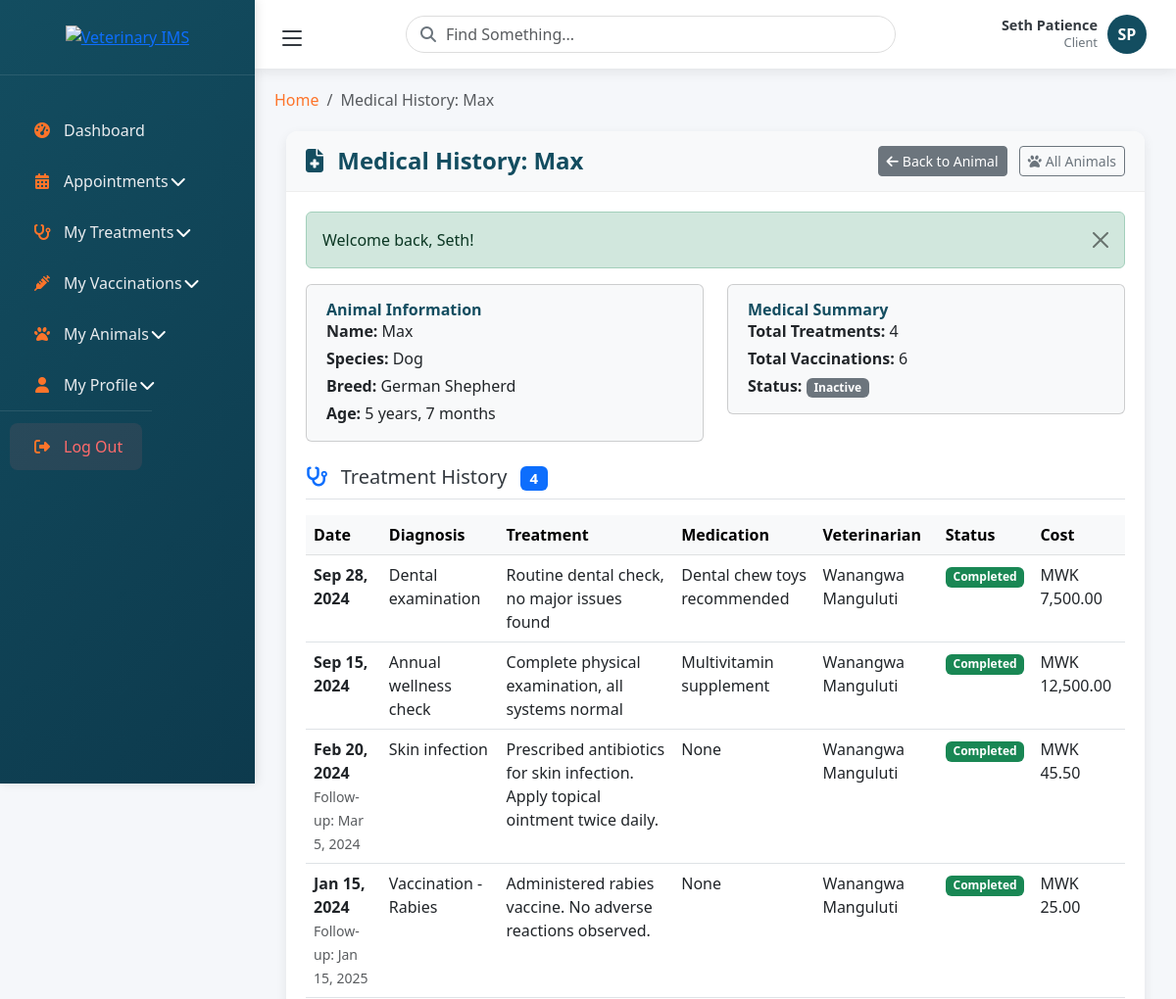
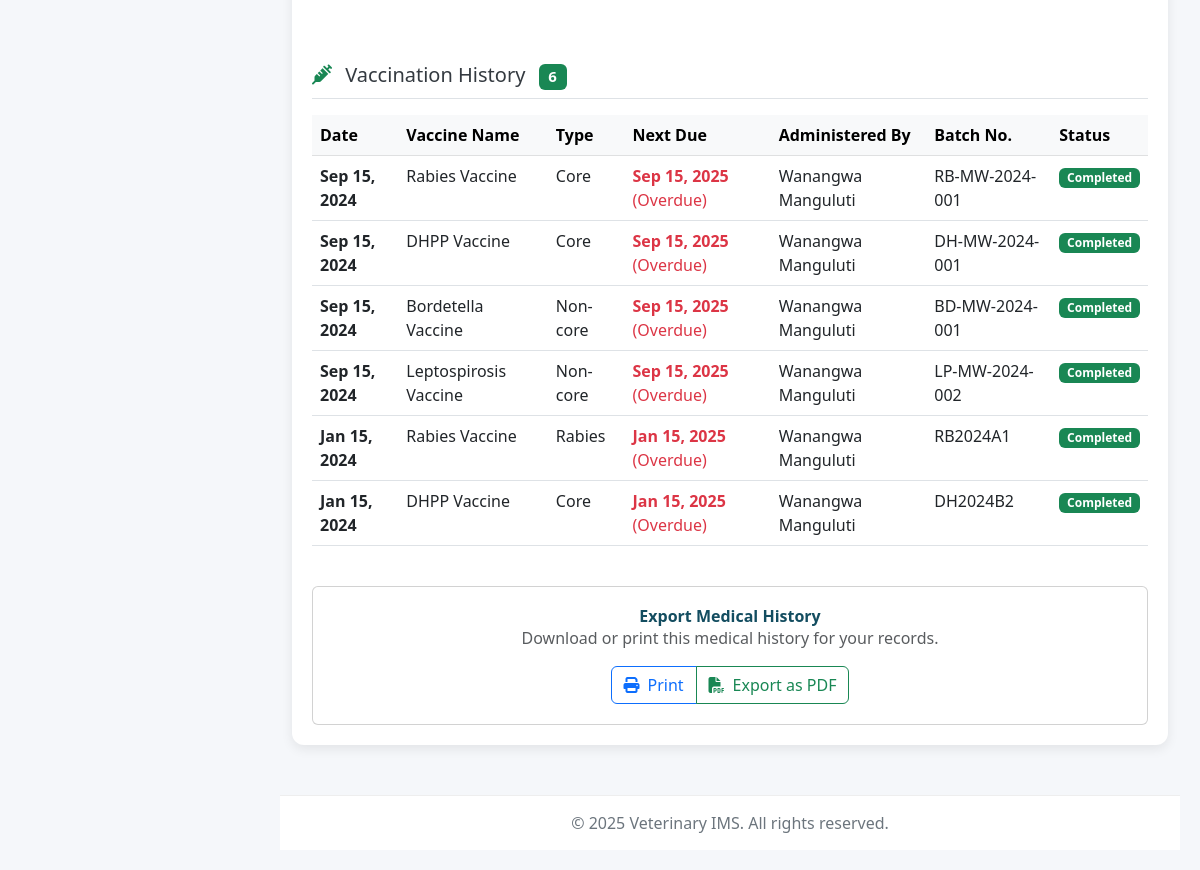
The page /client/animals/1/medical-history (signed in) on the database its author committed (2 pictures, top to bottom).
### tables this page shows
CREATE TABLE `animals` (
  `animal_id` int(11) NOT NULL,
  `client_id` int(11) NOT NULL,
  `assigned_veterinary` int(11) DEFAULT NULL,
  `name` varchar(100) NOT NULL,
  `species` varchar(50) NOT NULL,
  `breed` varchar(100) DEFAULT NULL,
  `gender` enum('male','female','unknown') DEFAULT 'unknown',
  `birth_date` date DEFAULT NULL,
  `color` varchar(100) DEFAULT NULL,
  `weight` decimal(5,2) DEFAULT NULL,
  `microchip` varchar(100) DEFAULT NULL,
  `status` enum('active','inactive') DEFAULT 'active',
  `notes` text DEFAULT NULL,
  `created_at` timestamp NOT NULL DEFAULT current_timestamp(),
  `updated_at` timestamp NOT NULL DEFAULT current_timestamp() ON UPDATE current_timestamp()
);

CREATE TABLE `treatments` (
  `treatment_id` int(11) NOT NULL,
  `animal_id` int(11) NOT NULL,
  `veterinary_id` int(11) NOT NULL,
  `diagnosis` text NOT NULL,
  `treatment_details` text NOT NULL,
  `medication_prescribed` text DEFAULT NULL,
  `treatment_date` date NOT NULL,
  `follow_up_date` date DEFAULT NULL,
  `status` enum('ongoing','completed','follow_up') DEFAULT 'ongoing',
  `notes` text DEFAULT NULL,
  `cost` decimal(10,2) DEFAULT 0.00,
  `created_at` timestamp NOT NULL DEFAULT current_timestamp(),
  `updated_at` timestamp NOT NULL DEFAULT current_timestamp() ON UPDATE current_timestamp()
);

CREATE TABLE `vaccines` (
  `vaccine_id` int(11) NOT NULL,
  `animal_id` int(11) NOT NULL,
  `vaccine_name` varchar(100) NOT NULL,
  `vaccine_type` varchar(50) DEFAULT NULL,
  `vaccine_date` date NOT NULL,
  `next_due_date` date DEFAULT NULL,
  `administered_by` int(11) NOT NULL,
  `batch_number` varchar(100) DEFAULT NULL,
  `manufacturer` varchar(100) DEFAULT NULL,
  `notes` text DEFAULT NULL,
  `status` enum('scheduled','completed','overdue','verified','reaction_reported') DEFAULT 'scheduled',
  `created_at` timestamp NOT NULL DEFAULT current_timestamp(),
  `updated_at` timestamp NOT NULL DEFAULT current_timestamp() ON UPDATE current_timestamp(),
  `dosage` varchar(50) DEFAULT NULL,
  `route` enum('subcutaneous','intramuscular','oral','intranasal','intradermal') DEFAULT NULL,
  `site` varchar(50) DEFAULT NULL,
  `reaction_notes` text DEFAULT NULL,
  `verified_by` int(11) DEFAULT NULL,
  `verification_date` datetime DEFAULT NULL,
  `current_weight` decimal(5,2) DEFAULT NULL,
  `animal_temperature` decimal(3,1) DEFAULT NULL,
  `health_notes` text DEFAULT NULL
);

### app/views/client/animals/medical-history.php (the view, shortened to what the rows shown need)
<?php
$animal = $animal ?? [];
$treatments = $treatments ?? [];
$vaccines = $vaccines ?? [];
?>
<div class="container-fluid">
    <div class="row">
        <div class="col-12">
            <div class="dashboard-card fade-in">
                <div class="card-header d-flex justify-content-between align-items-center">
                    <h4 class="card-title mb-0">
                        <i class="fas fa-file-medical me-2"></i>
                        Medical History: <?php echo htmlspecialchars($animal['name'] ?? 'Animal'); ?>
                    </h4>
                    <div>
                        <a href="<?php echo url('/client/animals/' . ($animal['animal_id'] ?? '')); ?>" class="btn btn-secondary btn-sm me-2">
                        </a>
                        <a href="<?php echo url('/client/animals'); ?>" class="btn btn-outline-secondary btn-sm">
                        </a>
                    </div>
                </div>
                <div class="card-body">
                    <div class="row mb-4">
                        <div class="col-md-6">
                            <div class="card bg-light">
                                <div class="card-body py-3">
                                    <h6 class="card-title">Animal Information</h6>
                                    <p class="mb-1"><strong>Name:</strong> <?php echo htmlspecialchars($animal['name'] ?? ''); ?></p>
                                    <p class="mb-1"><strong>Species:</strong> <?php echo htmlspecialchars(ucfirst($animal['species'] ?? '')); ?></p>
                                    <p class="mb-1"><strong>Breed:</strong> <?php echo !empty($animal['breed']) ? htmlspecialchars($animal['breed']) : 'N/A'; ?></p>
                                    <p class="mb-0"><strong>Age:</strong>
                                        <?php
                                        if (!empty($animal['birth_date'])) {
                                            $birthDate = new DateTime($animal['birth_date']);
                                            $today = new DateTime();
                                            $age = $today->diff($birthDate);
                                            if ($age->y > 0) {
                                                echo $age->y . ' year' . ($age->y > 1 ? 's' : '');
                                                if ($age->m > 0) {
                                                    echo ', ' . $age->m . ' month' . ($age->m > 1 ? 's' : '');
                                                }
                                            } else {
                                                echo $age->m . ' month' . ($age->m > 1 ? 's' : '');
                                            }
                                        } else {
                                            echo 'Unknown';
                                        }
                                        ?>
                                    </p>
                                </div>
                            </div>
                        </div>
                    </div>
                    <div class="row">
                        <div class="col-12">
                            <?php if (empty($treatments)): ?>
                                <div class="alert alert-info">
                                    <i class="fas fa-info-circle me-2"></i>
                                    No treatment records found for this animal.
                                </div>
                            <?php else: ?>
                                <div class="table-responsive">
                                    <table class="table table-hover">
                                        <thead class="table-light">
                                            <tr>
                                                <th>Date</th>
                                                <th>Diagnosis</th>
                                                <th>Treatment</th>
                                                <th>Medication</th>
                                                <th>Veterinarian</th>
                                                <th>Status</th>
                                                <th>Cost</th>
                                            </tr>
                                        </thead>
                                        <tbody>
                                            <?php foreach ($treatments as $treatment): ?>
                                            <tr>
                                                <td>
                                                    <strong><?php echo date('M j, Y', strtotime($treatment['treatment_date'])); ?></strong>
                                                    <?php if (!empty($treatment['follow_up_date'])): ?>
                                                        <br>
                                                        <small class="text-muted">
                                                            Follow-up: <?php echo date('M j, Y', strtotime($treatment['follow_up_date'])); ?>
                                                        </small>
                                                    <?php endif; ?>
                                                </td>
                                                <td><?php echo htmlspecialchars($treatment['diagnosis'] ?? 'N/A'); ?></td>
                                                <td><?php echo htmlspecialchars($treatment['treatment_details'] ?? 'N/A'); ?></td>
                                                <td><?php echo !empty($treatment['medication_prescribed']) ? htmlspecialchars($treatment['medication_prescribed']) : 'None'; ?></td>
                                                <td>
                                                    <?php
                                                    if (!empty($treatment['veterinary_name'])) {
                                                        echo htmlspecialchars($treatment['veterinary_name']);
                                                    } else {
                                                        echo 'Veterinary Staff';
                                                    }
                                                    ?>
                                                </td>
                                                <td>
                                                    <span class="badge bg-<?php
                                                        echo $treatment['status'] == 'completed' ? 'success' :
                                                             ($treatment['status'] == 'ongoing' ? 'warning' :
                                                             ($treatment['status'] == 'follow_up' ? 'info' : 'secondary'));
                                                    ?>">
                                                        <?php echo ucfirst(str_replace('_', ' ', $treatment['status'])); ?>
                                                    </span>
                                                </td>
                                                <td>
                                                    <?php if (!empty($treatment['cost']) && $treatment['cost'] > 0): ?>
                                                        MWK <?php echo number_format($treatment['cost'], 2); ?>
                                                    <?php else: ?>
                                                        <span class="text-muted">-</span>
                                                    <?php endif; ?>
                                                </td>
                                            </tr>
                                            <?php endforeach; ?>
                                        </tbody>
                                    </table>
                                </div>
                            <?php endif; ?>
                        </div>
                    </div>
                    <div class="row mt-5">
                        <div class="col-12">
                            <?php if (empty($vaccines)): ?>
                                <div class="alert alert-info">
                                    <i class="fas fa-info-circle me-2"></i>
                                    No vaccination records found for this animal.
                                </div>
                            <?php else: ?>
                                <div class="table-responsive">
                                    <table class="table table-hover">
                                        <thead class="table-light">
                                            <tr>
                                                <th>Date</th>
                                                <th>Vaccine Name</th>
                                                <th>Type</th>
                                                <th>Next Due</th>
                                                <th>Administered By</th>
                                                <th>Batch No.</th>
                                                <th>Status</th>
                                            </tr>
                                        </thead>
                                        <tbody>
                                            <?php foreach ($vaccines as $vaccine): ?>
                                            <tr>
                                                <td>
                                                    <strong><?php echo date('M j, Y', strtotime($vaccine['vaccine_date'])); ?></strong>
                                                </td>
                                                <td><?php echo htmlspecialchars($vaccine['vaccine_name']); ?></td>
                                                <td><?php echo !empty($vaccine['vaccine_type']) ? htmlspecialchars($vaccine['vaccine_type']) : 'N/A'; ?></td>
                                                <td>
                                                    <?php if (!empty($vaccine['next_due_date'])): ?>
                                                        <?php
                                                        $nextDue = strtotime($vaccine['next_due_date']);
                                                        $today = time();
                                                        $daysUntilDue = ($nextDue - $today) / (60 * 60 * 24);
                                                        if ($daysUntilDue < 0) {
                                                            echo '<span class="text-danger"><strong>' . date('M j, Y', $nextDue) . '</strong> (Overdue)</span>';
                                                        } elseif ($daysUntilDue <= 30) {
                                                            echo '<span class="text-warning"><strong>' . date('M j, Y', $nextDue) . '</strong> (Due soon)</span>';
                                                        } else {
                                                            echo '<span class="text-success">' . date('M j, Y', $nextDue) . '</span>';
                                                        }
                                                        ?>
                                                    <?php else: ?>
                                                        <span class="text-muted">Not scheduled</span>
                                                    <?php endif; ?>
                                                </td>
                                                <td>
                                                    <?php
                                                    if (!empty($vaccine['administered_by_name'])) {
                                                        echo htmlspecialchars($vaccine['administered_by_name']);
                                                    } else {
                                                        echo 'Veterinary Staff';
                                                    }
                                                    ?>
                                                </td>
                                                <td><?php echo !empty($vaccine['batch_number']) ? htmlspecialchars($vaccine['batch_number']) : 'N/A'; ?></td>
                                                <td>
                                                    <span class="badge bg-<?php
                                                        echo $vaccine['status'] == 'completed' ? 'success' :
                                                             ($vaccine['status'] == 'overdue' ? 'danger' : 'warning');
                                                    ?>">
                                                        <?php echo ucfirst($vaccine['status']); ?>
                                                    </span>
                                                </td>
                                            </tr>
                                            <?php endforeach; ?>
                                        </tbody>
                                    </table>
                                </div>
                            <?php endif; ?>
                        </div>
                    </div>
                </div>
            </div>
        </div>
    </div>
</div>

### rows shown on the page
animals: name "Max", species "Dog", breed "German Shepherd", birth_date "5", birth_date "7"
treatments: treatment_date "Sep 28, 2024", diagnosis "Dental examination", treatment_details "Routine dental check, no major issues found", medication_prescribed "Dental chew toys recommended", veterinary_name "Wanangwa Manguluti", status "Completed", cost "7,500.00"
treatments: treatment_date "Sep 15, 2024", diagnosis "Annual wellness check", treatment_details "Complete physical examination, all systems normal", medication_prescribed "Multivitamin supplement", veterinary_name "Wanangwa Manguluti", status "Completed", cost "12,500.00"
treatments: treatment_date "Feb 20, 2024", follow_up_date "Mar 5, 2024", diagnosis "Skin infection", treatment_details "Prescribed antibiotics for skin infection. Apply topical ointment twice daily.", shows "None", veterinary_name "Wanangwa Manguluti", status "Completed", cost "45.50"
treatments: treatment_date "Jan 15, 2024", follow_up_date "Jan 15, 2025", diagnosis "Vaccination - Rabies", treatment_details "Administered rabies vaccine. No adverse reactions observed.", shows "None", veterinary_name "Wanangwa Manguluti", status "Completed", cost "25.00"
vaccines: vaccine_date "Sep 15, 2024", vaccine_name "Rabies Vaccine", vaccine_type "Core", next_due_date "Sep 15, 2025", administered_by_name "Wanangwa Manguluti", batch_number "RB-MW-2024-001", status "Completed"
vaccines: vaccine_date "Sep 15, 2024", vaccine_name "DHPP Vaccine", vaccine_type "Core", next_due_date "Sep 15, 2025", administered_by_name "Wanangwa Manguluti", batch_number "DH-MW-2024-001", status "Completed"
vaccines: vaccine_date "Sep 15, 2024", vaccine_name "Bordetella Vaccine", vaccine_type "Non-core", next_due_date "Sep 15, 2025", administered_by_name "Wanangwa Manguluti", batch_number "BD-MW-2024-001", status "Completed"
vaccines: vaccine_date "Sep 15, 2024", vaccine_name "Leptospirosis Vaccine", vaccine_type "Non-core", next_due_date "Sep 15, 2025", administered_by_name "Wanangwa Manguluti", batch_number "LP-MW-2024-002", status "Completed"
vaccines: vaccine_date "Jan 15, 2024", vaccine_name "Rabies Vaccine", vaccine_type "Rabies", next_due_date "Jan 15, 2025", administered_by_name "Wanangwa Manguluti", batch_number "RB2024A1", status "Completed"
vaccines: vaccine_date "Jan 15, 2024", vaccine_name "DHPP Vaccine", vaccine_type "Core", next_due_date "Jan 15, 2025", administered_by_name "Wanangwa Manguluti", batch_number "DH2024B2", status "Completed"

### other values the page prints
$_SESSION['first_name'] . ' ' . $_SESSION['last_name'] "Seth Patience"
$_SESSION['role'] "Client"
$initials "SP"
$title "Medical History: Max"
$flash['message'] "Welcome back, Seth!"
count($treatments) "4"
count($vaccines) "6"
